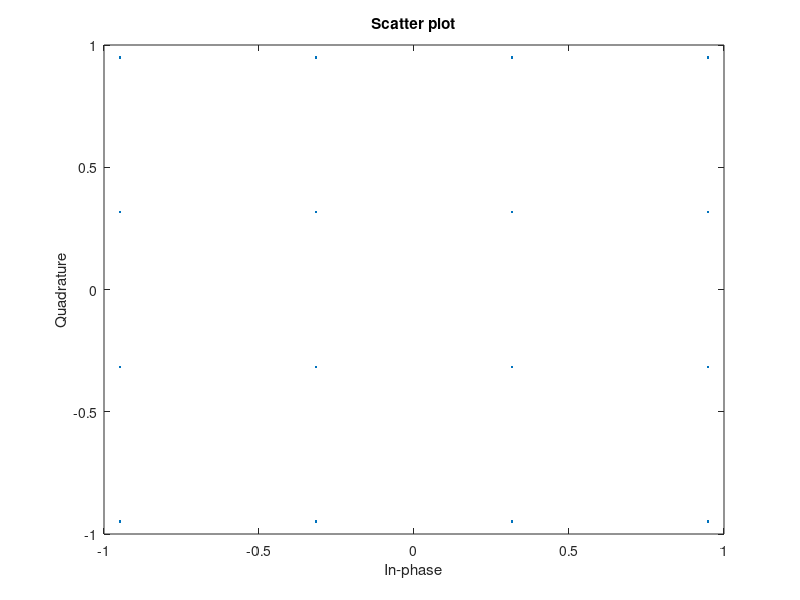
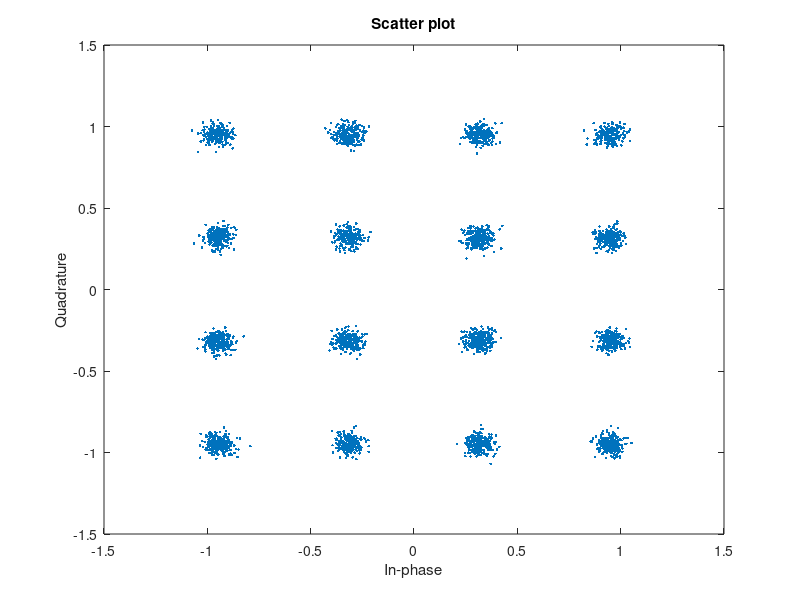

Recreate these plots in MATLAB, in order.
%                          <<Experiment-6 (16-Square QAM)>>
%                               << Objective-1 >>
% Aim: Simulation study of Performance of 16-Square QAM.
% Objective-1:Write a program to plot signal constellation diagram of received
%             16-Square QAM signal in the presence of AWGN.

% Note: For objective-2, see separate octave file named <my_16QAM_ber.m>
clc;
clear all;
close all;
pkg load communications
N = 16000;  % Number of bits to be transmitted using 16-Square QAM
            % Too large value may slow down the program
x = randi([0,1],1,N); % Random input bits generation
M = 16;     % Number of Symbols in 16-Square QAM
d = sqrt(2/5); % Average symbol energy is normalised to unity

% Symbol Generation
yy = [];
for i=1:4:length(x)
  if x(i)==0 && x(i+1)==0 & x(i+2)==0 & x(i+3)==0
    y = -3*d/2+j*(-3*d/2);
  elseif x(i)==0 && x(i+1)==0 & x(i+2)==0 & x(i+3)==1
    y = -3*d/2+j*(-d/2);
  elseif x(i)==0 && x(i+1)==0 & x(i+2)==1 & x(i+3)==1
    y = -3*d/2+j*(d/2);
  elseif x(i)==0 && x(i+1)==0 & x(i+2)==1 & x(i+3)==0
    y = -3*d/2+j*(3*d/2);

  elseif x(i)==0 && x(i+1)==1 & x(i+2)==0 & x(i+3)==0
    y = -d/2+j*(-3*d/2);
  elseif x(i)==0 && x(i+1)==1 & x(i+2)==0 & x(i+3)==1
    y = -d/2+j*(-d/2);
  elseif x(i)==0 && x(i+1)==1 & x(i+2)==1 & x(i+3)==1
    y = -d/2+j*(d/2);
  elseif x(i)==0 && x(i+1)==1 & x(i+2)==1 & x(i+3)==0
    y = -d/2+j*(3*d/2);

  elseif x(i)==1 && x(i+1)==1 & x(i+2)==0 & x(i+3)==0
    y = d/2+j*(-3*d/2);
  elseif x(i)==1 && x(i+1)==1 & x(i+2)==0 & x(i+3)==1
    y = d/2+j*(-d/2);
  elseif x(i)==1 && x(i+1)==1 & x(i+2)==1 & x(i+3)==1
    y = d/2+j*(d/2);
  elseif x(i)==1 && x(i+1)==1 & x(i+2)==1 & x(i+3)==0
    y = d/2+j*(3*d/2);

  elseif x(i)==1 && x(i+1)==0 & x(i+2)==0 & x(i+3)==0
    y = 3*d/2+j*(-3*d/2);
  elseif x(i)==1 && x(i+1)==0 & x(i+2)==0 & x(i+3)==1
    y = 3*d/2+j*(-d/2);
  elseif x(i)==1 && x(i+1)==0 & x(i+2)==1 & x(i+3)==1
    y = 3*d/2+j*(d/2);
  elseif x(i)==1 && x(i+1)==0 & x(i+2)==1 & x(i+3)==0
    y = 3*d/2+j*(3*d/2);
  endif
% Transmitted Symbols
yy = [yy y];
endfor
scatterplot(yy);    % Constellation Diagram without Noise
EbN0db = 20; % Change this value & run program to see the noisy constellation
EbN0 = 10^(EbN0db/10);

% AWGN Channel
n = (1/sqrt(2))*[randn(1,length(yy)) + 1j*randn(1,length(yy))];
sigma = sqrt(1/((log2(M))*EbN0));

% Received Symbols
r = yy + sigma*n;
scatterplot(r);    % Constellation Diagram with Noise
